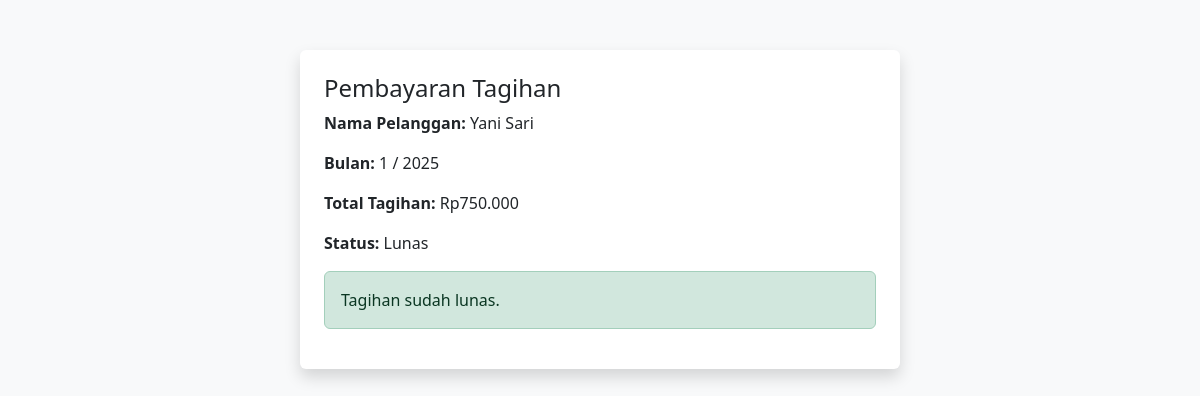
Screenshot of /bayar.php?id=1752313000 (signed in) with the database file from the repository.
### tables this page shows
CREATE TABLE `tagihan` (
  `id_tagihan` int(11) NOT NULL,
  `id_pelanggan` int(11) DEFAULT NULL,
  `bulan` int(11) DEFAULT NULL,
  `tahun` int(11) DEFAULT NULL,
  `jumlah_kwh` int(11) DEFAULT NULL,
  `jumlah_tagihan` int(11) DEFAULT NULL,
  `status_pembayaran` enum('Belum Bayar','Menunggu Konfirmasi','Lunas') DEFAULT 'Belum Bayar',
  `bukti_transfer` varchar(255) DEFAULT NULL
);

CREATE TABLE `pelanggan` (
  `id_pelanggan` int(11) NOT NULL,
  `nama_pelanggan` varchar(100) DEFAULT NULL,
  `alamat` varchar(100) DEFAULT NULL,
  `daya` int(11) DEFAULT NULL,
  `id_user` int(11) DEFAULT NULL
);

### bayar.php (the view, shortened to what this page needs)
<?php
include "koneksi.php";
$id_tagihan = $_GET['id'];
$query = mysqli_query($koneksi, "SELECT t.*, p.nama_pelanggan FROM tagihan t
    JOIN pelanggan p ON t.id_pelanggan = p.id_pelanggan
    WHERE t.id_tagihan = '$id_tagihan'");
$data = mysqli_fetch_assoc($query);
?>
<!DOCTYPE html>
<html lang="id">
<head>
    <link href="https://cdn.jsdelivr.net/npm/bootstrap@5.3.0/dist/css/bootstrap.min.css" rel="stylesheet">
</head>
<body>
<div class="container bg-white p-4 rounded shadow">
    <h4>Pembayaran Tagihan</h4>
    <p><strong>Nama Pelanggan:</strong> <?= $data['nama_pelanggan']; ?></p>
    <p><strong>Bulan:</strong> <?= $data['bulan']; ?> / <?= $data['tahun']; ?></p>
    <p><strong>Total Tagihan:</strong> Rp<?= number_format($data['jumlah_tagihan'], 0, ',', '.'); ?></p>
    <p><strong>Status:</strong> <?= $data['status_pembayaran']; ?></p>
    <?php if ($data['status_pembayaran'] == 'Belum Bayar') : ?>
        <div class="qr-box text-center my-4">
            <p>Silakan transfer ke QR berikut:</p>
            <img src="img/qris.jpg" alt="QRIS" class="img-fluid">
        </div>
        <form method="post" enctype="multipart/form-data">
            <div class="mb-3">
                <label class="form-label">Upload Bukti Pembayaran:</label>
                <input type="file" name="bukti" class="form-control" required>
            </div>
            <button type="submit" class="btn btn-primary">Upload Bukti</button>
        </form>
    <?php else : ?>
        <div class="alert alert-success">Tagihan sudah lunas.</div>
    <?php endif; ?>
</div>
</body>
</html>

### bayar.php (style rules this page uses)
body { background-color: #f8f9fa; }
.container { max-width: 600px; margin-top: 50px; }

### rows the page displays
tagihan: id_pelanggan.nama_pelanggan "Yani Sari", bulan "1", tahun "2025", jumlah_tagihan "750.000", status_pembayaran "Lunas"
